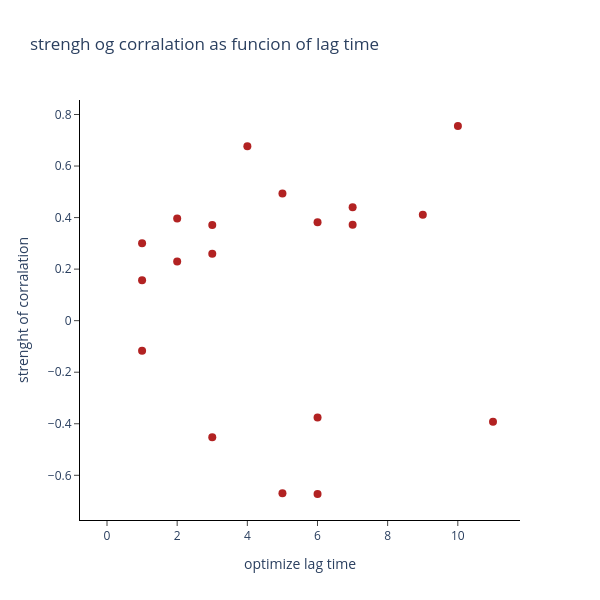
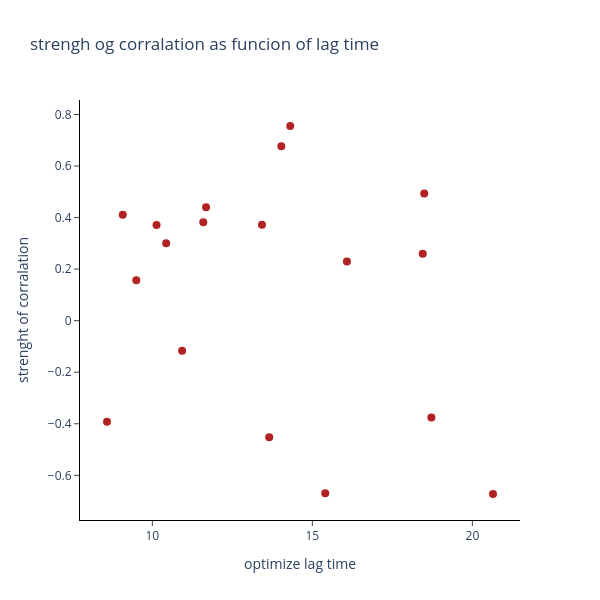
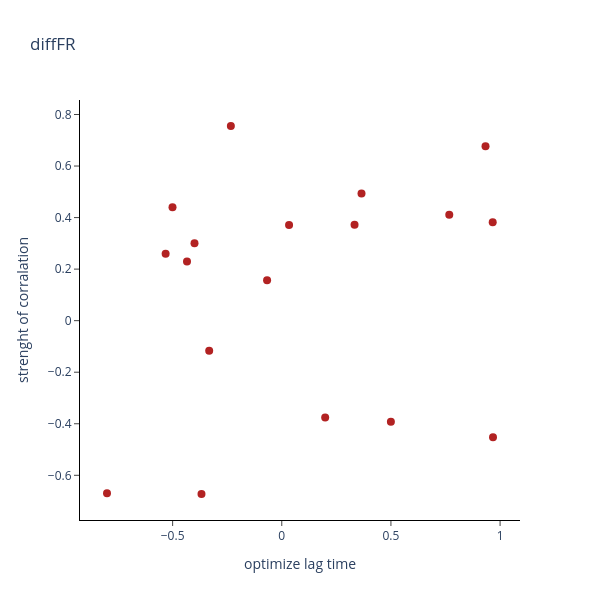
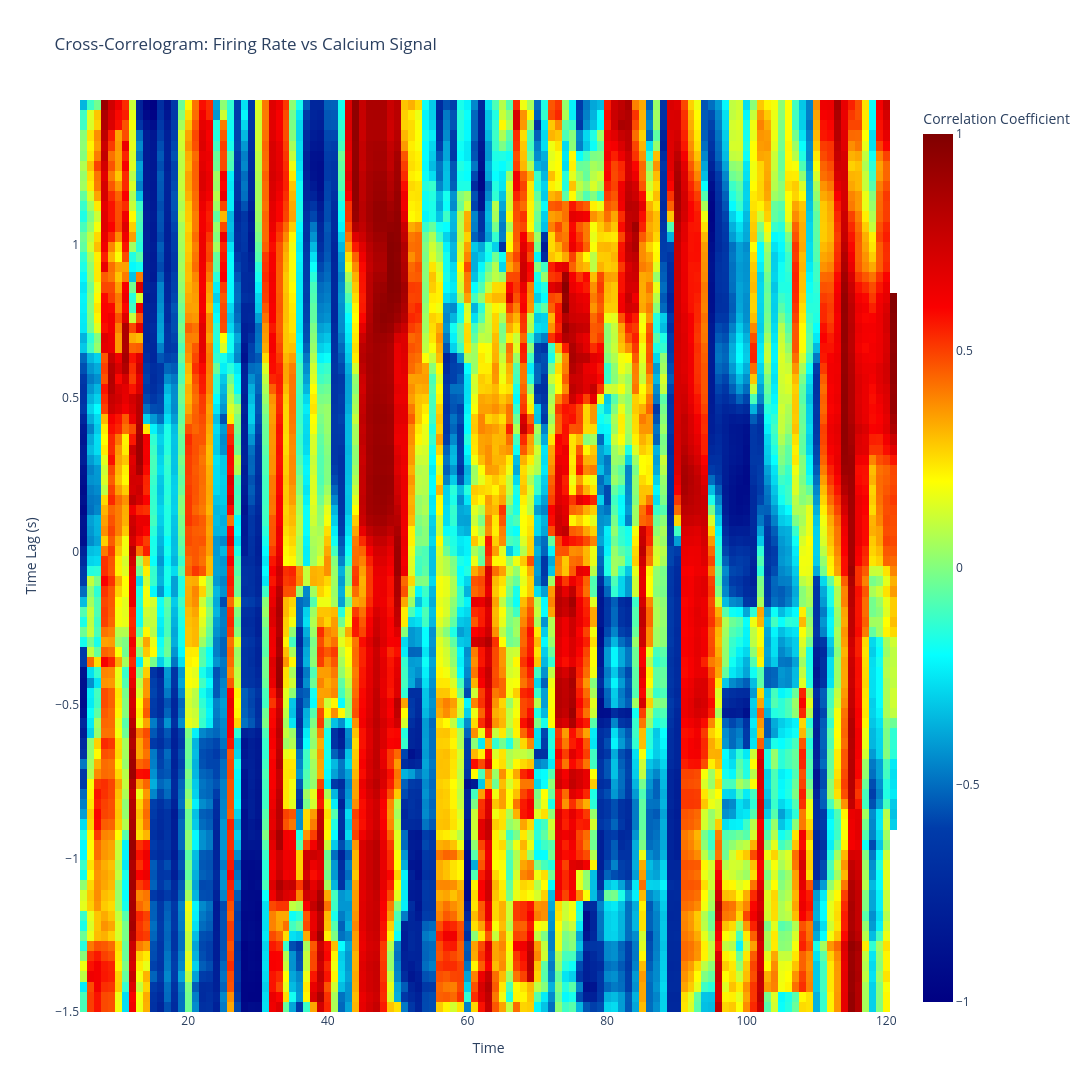

Notebook code for these charts, in order:
### Code cell
CalWindowSize = 150 #500 ms
StepSize = 30 #330 ms
TracePathCal = os.path.join(pathPyr[max_motor_orig_idx],'calTraceDF.csv')
TracePathVol = os.path.join(pathPyr[max_motor_orig_idx],'volTraceDF.csv')

TracePathSPIKE = os.path.join(pathPyr[max_motor_orig_idx],'SpikeIdxFinal.csv')
if os.path.exists(TracePathSPIKE):
        pathSpike = TracePathSPIKE
else:
    pathSpike = os.path.join(pathPyr[max_motor_orig_idx],r'SpikeIdx.csv')
VolTrace = pd.read_csv(TracePathVol)
VolTrace = np.array(VolTrace)
VolTrace = VolTrace.flatten()
Trace = VolTrace
CalTrace = pd.read_csv(TracePathCal)
CalTrace = np.array(CalTrace)
CalTrace = CalTrace.flatten()
VolAX = np.linspace(0, (len(Trace)/500), len(Trace)) 
TraceC = CalTrace
CalAX = np.linspace(0, (len(TraceC)/30), len(TraceC))
sW = 3
SmoothCal = CalSmooth(TraceC,sW)
IntCalT,IntCalXax = CalInt(TraceC,CalAX)
spikeId = pd.read_csv(pathSpike)
spikeId = np.array(spikeId)
spikeId = spikeId.flatten()
LagList = np.arange(0,1.5,0.033)
analyze_block(pathPyr[max_motor_orig_idx],sW,TraceC,Trace,CalAX,VolAX,CalWindowSize,spikeId,StepSize,LagList)

### Figure 1 — Plotly figure (JSON) as saved in the notebook; plotly's stock layout.template omitted (floating-point values rounded to 4 significant figures)
{"data": [{"marker": {"color": "firebrick", "size": 8, "symbol": "circle"}, "mode": "markers", "name": "Non-complex spikes", "showlegend": false, "type": "scatter", "x": [7.002, 5.001, 6.002, 3.001, 5.001, 6.002, 10.0, 11.0, 3.001, 1.0, 1.0, 0, 1.0, 0, 9.002, 0, 4.001, 6.002, 3.001, 0, 2.001, 0, 7.002, 0, 2.001], "y": [0.3722, -0.6697, 0.3821, -0.4525, 0.4934, -0.6726, 0.7554, -0.3922, 0.3715, -0.1163, 0.3008, null, 0.1567, null, 0.411, null, 0.6768, -0.3756, 0.2595, null, 0.2299, null, 0.4404, null, 0.3968]}], "layout": {"height": 600, "paper_bgcolor": "rgba(0,0,0,0)", "plot_bgcolor": "rgba(0,0,0,0)", "title": {"text": "strengh og corralation as funcion of lag time"}, "width": 600, "xaxis": {"gridcolor": "lightgray", "linecolor": "black", "showgrid": false, "showline": true, "tickfont": {"size": 12}, "ticks": "outside", "title": {"text": "optimize lag time"}, "zerolinecolor": "rgba(0,0,0,0)"}, "yaxis": {"gridcolor": "lightgray", "linecolor": "black", "showgrid": false, "showline": true, "tickfont": {"size": 12}, "ticks": "outside", "title": {"text": "strenght of corralation"}, "zerolinecolor": "rgba(0,0,0,0)"}}}

### Figure 2 — Plotly figure (JSON) as saved in the notebook; plotly's stock layout.template omitted (floating-point values rounded to 4 significant figures)
{"data": [{"marker": {"color": "firebrick", "size": 8, "symbol": "circle"}, "mode": "markers", "name": "Non-complex spikes", "showlegend": false, "type": "scatter", "x": [13.43, 15.4, 11.59, 13.65, 18.5, 20.64, 14.31, 8.582, 10.13, 10.93, 10.43, null, 9.498, null, 9.075, null, 14.03, 18.72, 18.45, null, 16.08, null, 11.68, null], "y": [0.3722, -0.6697, 0.3821, -0.4525, 0.4934, -0.6726, 0.7554, -0.3922, 0.3715, -0.1163, 0.3008, null, 0.1567, null, 0.411, null, 0.6768, -0.3756, 0.2595, null, 0.2299, null, 0.4404, null, 0.3968]}], "layout": {"height": 600, "paper_bgcolor": "rgba(0,0,0,0)", "plot_bgcolor": "rgba(0,0,0,0)", "title": {"text": "strengh og corralation as funcion of lag time"}, "width": 600, "xaxis": {"gridcolor": "lightgray", "linecolor": "black", "showgrid": false, "showline": true, "tickfont": {"size": 12}, "ticks": "outside", "title": {"text": "optimize lag time"}, "zerolinecolor": "rgba(0,0,0,0)"}, "yaxis": {"gridcolor": "lightgray", "linecolor": "black", "showgrid": false, "showline": true, "tickfont": {"size": 12}, "ticks": "outside", "title": {"text": "strenght of corralation"}, "zerolinecolor": "rgba(0,0,0,0)"}}}

### Figure 3 — Plotly figure (JSON) as saved in the notebook; plotly's stock layout.template omitted (floating-point values rounded to 4 significant figures)
{"data": [{"marker": {"color": "firebrick", "size": 8, "symbol": "circle"}, "mode": "markers", "name": "Non-complex spikes", "showlegend": false, "type": "scatter", "x": [0.3333, -0.8007, 0.9663, 0.9676, 0.3652, -0.3679, -0.2333, 0.4998, 0.03333, -0.3326, -0.3998, -0.2666, -0.06729, -0.06667, 0.7672, 0.8996, 0.9333, 0.1988, -0.5321, -0.6331, -0.4342, -0.6009, -0.5006, 0.1], "y": [0.3722, -0.6697, 0.3821, -0.4525, 0.4934, -0.6726, 0.7554, -0.3922, 0.3715, -0.1163, 0.3008, null, 0.1567, null, 0.411, null, 0.6768, -0.3756, 0.2595, null, 0.2299, null, 0.4404, null, 0.3968]}], "layout": {"height": 600, "paper_bgcolor": "rgba(0,0,0,0)", "plot_bgcolor": "rgba(0,0,0,0)", "title": {"text": "diffFR"}, "width": 600, "xaxis": {"gridcolor": "lightgray", "linecolor": "black", "showgrid": false, "showline": true, "tickfont": {"size": 12}, "ticks": "outside", "title": {"text": "optimize lag time"}, "zerolinecolor": "rgba(0,0,0,0)"}, "yaxis": {"gridcolor": "lightgray", "linecolor": "black", "showgrid": false, "showline": true, "tickfont": {"size": 12}, "ticks": "outside", "title": {"text": "strenght of corralation"}, "zerolinecolor": "rgba(0,0,0,0)"}}}

### Figure 4 — Plotly figure (JSON) as saved in the notebook; plotly's stock layout.template omitted (floating-point values rounded to 4 significant figures; data arrays with more than 128 entries replaced by an {"elided": "..."} marker saying what was removed)
{"data": [{"colorbar": {"title": {"text": "Correlation Coefficient"}}, "colorscale": [[0, "rgb(0,0,131)"], [0.2, "rgb(0,60,170)"], [0.4, "rgb(5,255,255)"], [0.6, "rgb(255,255,0)"], [0.8, "rgb(250,0,0)"], [1, "rgb(128,0,0)"]], "type": "heatmap", "x": [5.001, 6.002, 7.002, 8.002, 9.002, 10.0, 11.0, 12.0, 13.0, 14.0, 15.0, 16.0, 17.0, 18.0, 19.0, 20.01, 21.01, 22.01, 23.01, 24.01, 25.01, 26.01, 27.01, 28.01, 29.01, 30.01, 31.01, 32.01, 33.01, 34.01, 35.01, 36.01, 37.01, 38.01, 39.01, 40.01, 41.01, 42.01, 43.01, 44.01, 45.01, 46.01, 47.01, 48.01, 49.01, 50.01, 51.01, 52.01, 53.01, 54.01, 55.01, 56.01, 57.01, 58.02, 59.02, 60.02, 61.02, 62.02, 63.02, 64.02, 65.02, 66.02, 67.02, 68.02, 69.02, 70.02, 71.02, 72.02, 73.02, 74.02, 75.02, 76.02, 77.02, 78.02, 79.02, 80.02, 81.02, 82.02, 83.02, 84.02, 85.02, 86.02, 87.02, 88.02, 89.02, 90.02, 91.02, 92.02, 93.02, 94.02, 95.02, 96.03, 97.03, 98.03, 99.03, 100.0, 101.0, 102.0, 103.0, 104.0, 105.0, 106.0, 107.0, 108.0, 109.0, 110.0, 111.0, 112.0, 113.0, 114.0, 115.0, 116.0, 117.0, 118.0, 119.0, 120.0, 121.0], "y": [-1.5, -1.467, -1.434, -1.401, -1.368, -1.335, -1.302, -1.269, -1.236, -1.203, -1.17, -1.137, -1.104, -1.071, -1.038, -1.005, -0.972, -0.939, -0.906, -0.873, -0.84, -0.807, -0.774, -0.741, -0.708, -0.675, -0.642, -0.609, -0.576, -0.543, -0.51, -0.477, -0.444, -0.411, -0.378, -0.345, -0.312, -0.279, -0.246, -0.213, -0.18, -0.147, -0.114, -0.081, -0.048, -0.015, 0.018, 0.051, 0.084, 0.117, 0.15, 0.183, 0.216, 0.249, 0.282, 0.315, 0.348, 0.381, 0.414, 0.447, 0.48, 0.513, 0.546, 0.579, 0.612, 0.645, 0.678, 0.711, 0.744, 0.777, 0.81, 0.843, 0.876, 0.909, 0.942, 0.975, 1.008, 1.041, 1.074, 1.107, 1.14, 1.173, 1.206, 1.239, 1.272, 1.305, 1.338, 1.371, 1.404, 1.437, 1.47], "z": {"elided": "90x117 float values"}, "zmax": 1, "zmin": -1}], "layout": {"height": 2400, "paper_bgcolor": "rgba(0,0,0,0)", "plot_bgcolor": "rgba(0,0,0,0)", "title": {"text": "Cross-Correlogram: Firing Rate vs Calcium Signal"}, "width": 3600, "xaxis": {"title": {"text": "Time"}}, "yaxis": {"title": {"text": "Time Lag (s)"}}}}
